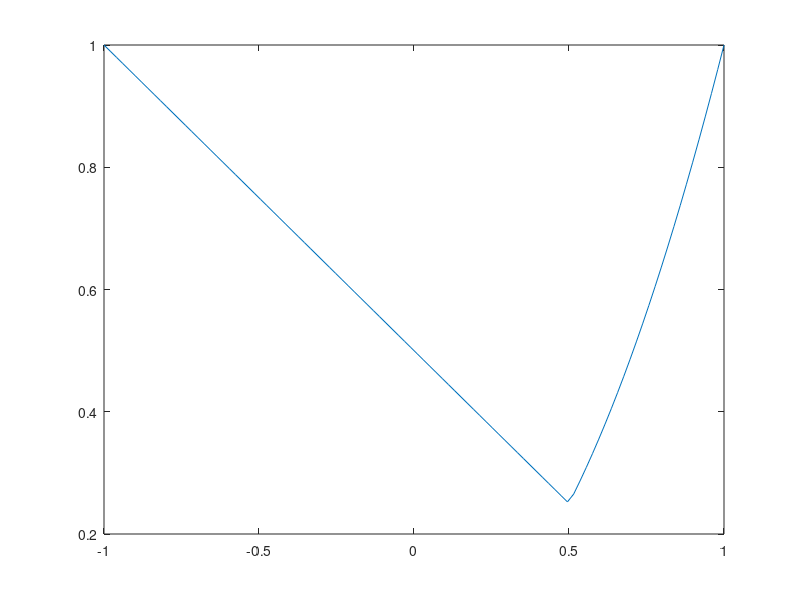

Write the MATLAB code that produced this figure. (Note: this script raises an error after producing the figure.)
clc;
format short;

f=@(x) (x<0.5).*((1-x)./2)+(x>=0.5).*(x.^2);
% f=@(x) (x.^2);
l=-1;
r=1;
n=6;
t=linspace(l,r,100);
plot(t,f(t));

fib=ones(1,n);  
for i=3:n+1
    fib(i)=fib(i-1)+fib(i-2);
end
fib
for k=1:n
    ratio=fib(n+1-k)./fib(n+2-k);
    x2=l+ratio.*(r-l);
    x1=l+r-x2;
    fx1=f(x1);
    fx2=f(x2);
    
    rs1(k,:)=[l r x1 x2 fx1 fx2];
    if fx1<fx2
        r=x2;
    elseif fx1>fx2
        l=x1;
    elseif fx1==fx2
        if min(abs(x1),abs(l))==abs(l)
            r=x2;
        else
            l=x1;
        end
    end
end
rs1(k,:)=[l r x1 x2 fx1 fx2];
vars={'L','R','x1','x2','fx1','fx2'};
result=array2table(rs1);
result.Properties.VariableNames(1:size(result,2))=vars

opt=(l+r)/2;
fprintf('\nOptimal value: %d\n',f(opt));
